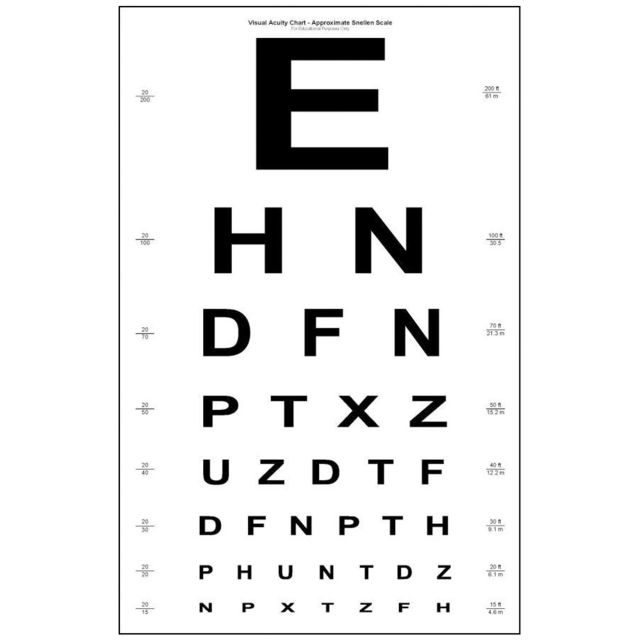
#> input picture imm.jpeg, 1280 x 1280 px (shown at 1/2 size)
$ jupyter execute --allow-errors cs283FinalProject.ipynb
#> lines starting #> are read from the running program, lines starting #| are printed output that depends on the picture; long printed decimals are rounded
[cell 1]
import cv2
import numpy as np
import matplotlib.pyplot as plt
from sklearn.neighbors import NearestNeighbors

[cell 2]
def generate_patches(img, window_size, scale):
    window = window_size * scale
    patches = []
    downsampled_patches = []
    for i in range(0, img.shape[0] - window):
        for j in range(0, img.shape[1] - window):
            patch = img[i:i + window, j:j + window]
            downsampled_patch = cv2.resize(patch, (0, 0), fx=1/scale, fy=1/scale, interpolation=cv2.INTER_CUBIC)
            patches.append(patch.flatten())
            downsampled_patches.append(downsampled_patch.flatten())
    return np.array(patches, dtype=np.float32), np.array(downsampled_patches, dtype=np.float32)

scale = 4
window_size = 5

high_res_img = cv2.imread("imm.jpeg")
#> high_res_img is the input picture: shape (1280, 1280, 3); min 0, max 255, mean 236.1
# high_res_img = cv2.imread("leaves.jpg")
low_res_img = cv2.resize(high_res_img, (0, 0), fx=0.1, fy=0.1, interpolation=cv2.INTER_CUBIC)
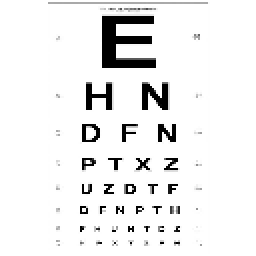
#> low_res_img: shape (128, 128, 3) (shown 2 times larger); min 0, max 255, mean 237.9
y_channel, i_channel, q_channel = cv2.split(cv2.cvtColor(low_res_img, cv2.COLOR_BGR2YCrCb))
#> i_channel: shape (128, 128); every value is 128
img = y_channel

patches_at_scale, downsampled_at_scale_patches = generate_patches(img, window_size, scale)
#> after the loop in generate_patches, `for i in range(0, img.shape[0] - window):`: patch: shape (20, 20); every value is 255
#> after the loop in generate_patches, `for i in range(0, img.shape[0] - window):`: downsampled_patches = 11664 items
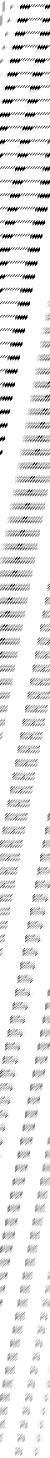
#> patches_at_scale: shape (11664, 400) float32 (shown at 1/8 size); min 0, max 255, mean 233.6
patches_at_half_scale, downsampled_at_half_scale_patches = generate_patches(img, window_size, scale // 2)

[cell 3]
plt.imshow(img, cmap='gray')
plt.axis('off')
plt.show()

[cell 4]
k_neighbors = 1
nn_model_at_scale = NearestNeighbors(n_neighbors=k_neighbors, algorithm='auto')
nn_model_at_scale.fit(downsampled_at_scale_patches)

nn_model_at_half_scale = NearestNeighbors(n_neighbors=k_neighbors, algorithm='auto')
nn_model_at_half_scale.fit(downsampled_at_half_scale_patches)

[cell 5]
# def get_SR_patch(matching_patches:
#   # return np.mean(matching_patches, axis=1)

def get_SR_patch(distances, indices, patch):
    return None
    if (min(distances) > 10):
        return None
    return patches_at_scale[indices][0].reshape(window_size*scale, window_size*scale)


def get_SR_patch_at_half_scale(distances, indices, patch):
    if (min(distances) > 10):
        return None
    half_scale_patch = patches_at_half_scale[indices][0].reshape(window_size*scale//2, window_size*scale//2)
    return cv2.resize(half_scale_patch, (0,0), fx=2, fy=2, interpolation=cv2.INTER_CUBIC)

[cell 6]
stride = 2
# Iterate through all patches
img = cv2.copyMakeBorder(img, window_size, window_size, window_size, window_size, cv2.BORDER_CONSTANT, value=0)
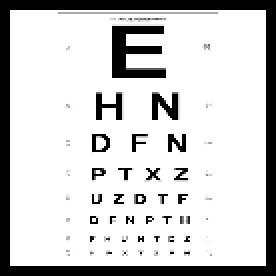
#> img: shape (138, 138) (shown 2 times larger); min 0, max 255, mean 204.7

# Initialize a list for each pixel to store values and distances from different patches
SR_image_accumulator = [[[] for _ in range(img.shape[1]*scale)] for _ in range(img.shape[0]*scale)]
upscaled_low_res_img = cv2.resize(img, (img.shape[1]*scale, img.shape[0]*scale), interpolation=cv2.INTER_CUBIC)
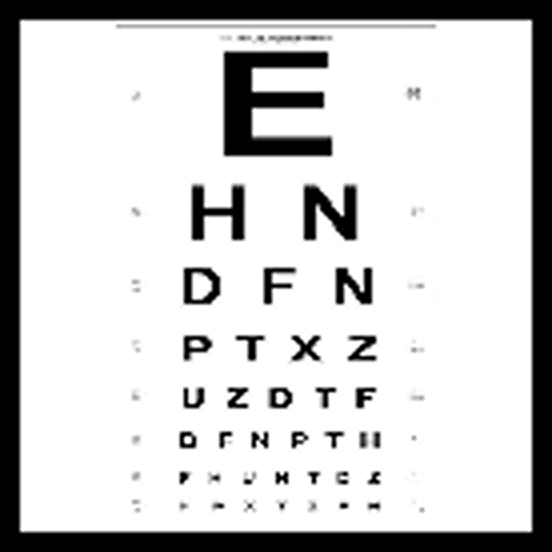
#> upscaled_low_res_img: shape (552, 552); min 0, max 255, mean 204.4

def process_patch(scale, window_size, nn_model, scale_amount):
#> called with scale = 4, window_size = 5, scale_amount = 'full'
    num = 0
    for i in range(0, img.shape[0]-window_size, stride):
        for j in range(0, img.shape[1]-window_size, stride):
            patch = img[i:i+window_size, j:j+window_size].astype(np.float32).reshape(1, -1)
            distances, indices = nn_model.kneighbors(patch)
            selected_patch = None
            if scale_amount == 'half':
                selected_patch = get_SR_patch_at_half_scale(distances, indices, patch)
            else:
                selected_patch = get_SR_patch(distances, indices, patch)

            if selected_patch is None:
                continue

            num += 1
            min_distance = np.min(distances)

            # Append the values of the patch and the distance to the corresponding pixels
            for di in range(window_size*scale):
                for dj in range(window_size*scale):
                    SR_image_accumulator[i*scale+di][j*scale+dj].append((selected_patch[di, dj], min_distance))
#> after the loop, num = 0

    return num

# Process for x4 scale
num_x4 = process_patch(scale, window_size, nn_model_at_scale, 'full')
#> num_x4 = 0
print('Proportion of patches with match for x4 scale:', num_x4 / ((img.shape[0]-window_size)//2 * (img.shape[1]-window_size)//2))
#| Proportion of patches with match for x4 scale: 0.0

# Process for x2 scale
num_x2 = process_patch(scale, window_size, nn_model_at_half_scale, 'half')
#> num_x2 = 3152
print('Proportion of patches with match for x2 scale:', num_x2 / ((img.shape[0]-window_size)//2 * (img.shape[1]-window_size)//2))
#| Proportion of patches with match for x2 scale: 0.7182

# Fill empty pixels with corresponding pixels from the upscaled low-res image
for i in range(len(SR_image_accumulator)):
    for j in range(len(SR_image_accumulator[0])):
        if not SR_image_accumulator[i][j]:
            SR_image_accumulator[i][j].append((upscaled_low_res_img[i][j], float('inf')))

# Select the pixel value with the lowest distance for each pixel
SR_image = np.zeros((img.shape[0]*scale, img.shape[1]*scale), dtype=np.float32)
for i in range(len(SR_image_accumulator)):
    for j in range(len(SR_image_accumulator[0])):
        if SR_image_accumulator[i][j]:
            # Sort the tuples based on the second element
            sorted_values = sorted(SR_image_accumulator[i][j], key=lambda x: x[1])

            # Calculate the index to slice the lowest 20%
            slice_index = max(1, int(len(sorted_values) * 0.2))

            # Select the lowest 20% of values and calculate the average of their first elements
            avg_value = sum(value[0] for value in sorted_values[:slice_index]) / slice_index

            SR_image[i][j] = avg_value
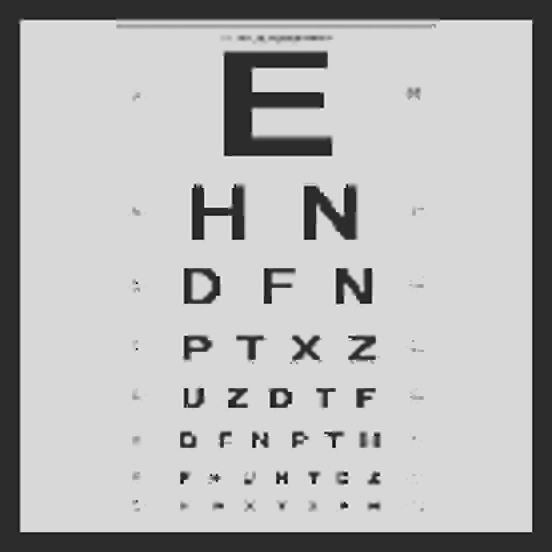
#> SR_image: shape (552, 552) float32; min -65.31, max 311.5, mean 204.8; drawn with min black and max white

[cell 7]
img = img[window_size:-window_size, window_size:-window_size]
SR_image = SR_image[window_size*scale:-window_size*scale, window_size*scale:-window_size*scale]

[cell 8]
# reshape color channels to be the same size as the SR image
i_channel_resized = cv2.resize(i_channel, (0,0), fx=scale, fy=scale, interpolation=cv2.INTER_CUBIC)
#> i_channel_resized: shape (512, 512); every value is 128
q_channel_resized = cv2.resize(q_channel, (0,0), fx=scale, fy=scale, interpolation=cv2.INTER_CUBIC)
stacked_channels = np.stack([SR_image, i_channel_resized, q_channel_resized], axis=2)
#> stacked_channels: shape (512, 512, 3) float32; mean of channels 0, 1, 2 238.4, 128, 128

if stacked_channels.dtype != np.uint8:
    stacked_channels = stacked_channels.astype(np.uint8)
#> stacked_channels: shape (512, 512, 3); mean of channels 0, 1, 2 235.2, 128, 128

colored_SR_image = cv2.cvtColor(stacked_channels, cv2.COLOR_YCrCb2BGR)
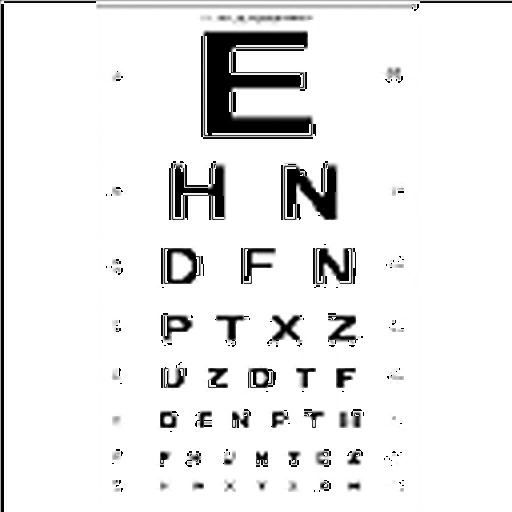
#> colored_SR_image: shape (512, 512, 3); min 0, max 255, mean 235.2

[cell 9]
low_res_img = cv2.resize(low_res_img, (0, 0), fx=scale, fy=scale, interpolation=cv2.INTER_CUBIC)
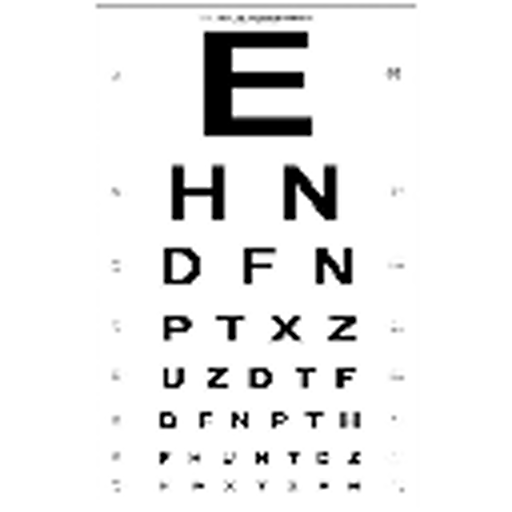
#> low_res_img: shape (512, 512, 3); min 0, max 255, mean 237.5
